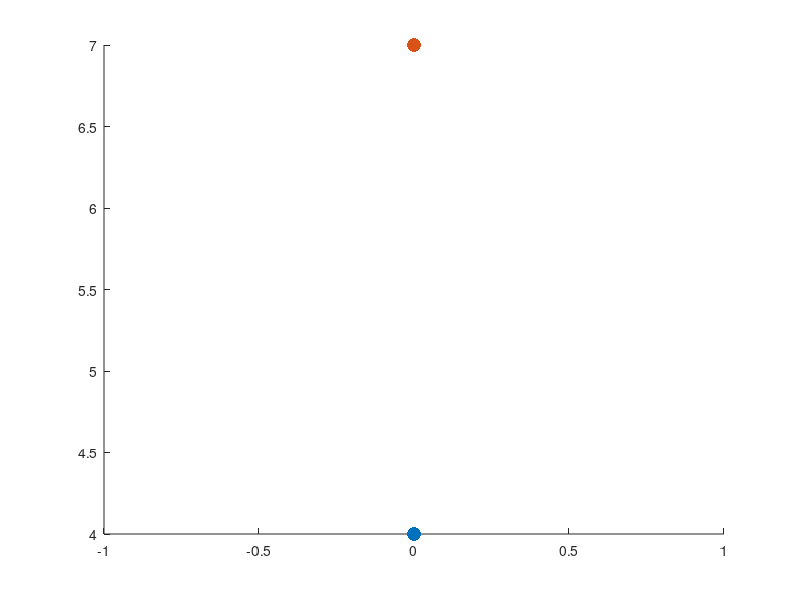

The MATLAB script that drew this image: (Note: this script raises an error after producing the figure.)
%% DESCRIPTION
% this version gives the right alpha1 and alpha2 for actual control, but
% the graph of this one doesn't corretly show the rotation of second stage,
% which will needs further modification

% the logic of code of this version is not very good, it considers [90,180]
% and [0,90] rotations as two different type. This is being improved in
% trajectory_clean_version.m where rotates [0,90] repeatedly to achieve all
% the angles



%% clean
clear all
clc


%% User INPUT

% start pose
start_pose = [0, 4];

% goal pose, assume x = 0 all the time
goal_angle = 180; 
if goal_angle > 180 && goal_angle <= 360
    goal_angle = goal_angle - 360; % rotate anticlockwise
elseif goal_angle > 360
    disp("Invalid angle input. Enter an angle that's within [-180, 360]")
end
goal_pose = [0, 7, deg2rad(goal_angle-45)];
% positive is clockwise
% [0,90] -> [-45,45]负值由右往左转得到, 正值由左往右转得到
% [0,-90] -> 由左往右 [270, 360]会按anticlockwise rotate来
% [90,180] -> 转两周
% [-90,-180] -> 转两周


%% Parameters (unit: cm, degree)

% pad width, assume together for now
pad_thick = 0;


% object infor
L = 2; % square side length
square_diagonal = L * sqrt(2);

% finger width
W = 2; % finger_width = finger_width + 2 * rubber_width
FL = 10; % finger_length

% base seperation
d = L+W; % base_seperate
base_left = [-d/2, 0];
base_right = [d/2, 0];
base_d = base_right(1) - base_left(1);

alpha1_LIMIT = deg2rad([20 160]); % NEED to find more reasonable figure
alpha2_LIMIT = deg2rad([20 160]);


%% Plot start and end point
scatter(start_pose(1), start_pose(2), 100, 'filled');
hold on;
scatter(goal_pose(1), goal_pose(2), 100, 'filled');
hold on;


%% Check if rotation needed
disp("Rotation Check")
fprintf("Rotate %d degree.\n",goal_angle)

rotate_small = mod(abs(goal_angle),90);
% disp(rotate_small);
rotate_90 = (abs(goal_angle)-rotate_small)/90;
% disp(rotate_90);


%% rotation between 90 to 180 or -90 to -180
if rotate_90 >= 1 && rotate_small > 0

    if goal_angle > 0 % Rotate from right to left
        disp("Rotate twice, clockwise")
        plotStartPos(start_pose, L, W, base_left, base_right);
        disp("SSSRSSSR, Clockwise Rotation")

        % rotate 90 degree
        goal_pose_1 = [goal_pose(1),goal_pose(2)*2/3,deg2rad(90-45)];
        [alpha1_rotate_1, alpha2_rotate_1, centre1,motor_angle_1] = get_R2L_Rotate_StartPos(square_diagonal, goal_pose_1, d, W, L, base_left, base_right);
        get_alpha_for_slide(centre1, start_pose, base_left, base_right, base_d, FL)
        scatter(goal_pose_1(1), goal_pose_1(2), 100, 'filled');
        hold on;

        % obtain second rotate start pos
        goal_pose_2 = [goal_pose(1),goal_pose(2),goal_pose(3)-pi/2];
        [alpha1_rotate_2, alpha2_rotate_2, centre2,motor_angle_2] = get_R2L_Rotate_StartPos(square_diagonal, goal_pose_2, d, W, L, base_left, base_right);
        get_alpha_for_slide(centre2, goal_pose_1(1:2), base_left, base_right, base_d, FL)

    elseif goal_angle < 0
        disp("Rotate twice, anticlockwise")
        plotStartPos(start_pose, L, W, base_left, base_right);
        disp("SSSRSSSR, Clockwise Rotation")
        
        % rotate 90 degree

        % obtain second rotate start pos


    else 
        disp("Error")
    end

%% without rotation or rotation between -90 to 90 && rotate 180
else 

    if goal_angle > 0 && goal_angle <= 90 % 0 to 90

        plotStartPos(start_pose, L, W, base_left, base_right);
        disp("SSSR, Clockwise Rotation") 
        [alpha1_rotate, alpha2_rotate, centre1] = get_R2L_Rotate_StartPos(square_diagonal, goal_pose, d, W, L, base_left, base_right);
        goal_pose = [centre1, goal_pose(3)];
        % disp("Rotation Check Complete")
        get_alpha_for_slide(goal_pose, start_pose, base_left, base_right, base_d, FL)

        
    elseif goal_angle < 0 && goal_angle >= -90 % 0 to -90
        
        disp("SSSR, Anticlockwise Rotation")
        [alpha1_rotate, alpha2_rotate, centre1] = get_L2R_Rotate_StartPos(square_diagonal, goal_pose, d, W, L, base_left, base_right);
        goal_pose = [centre1, goal_pose(3)];
        % disp("Rotation Check Complete1")
        get_alpha_for_slide(goal_pose, start_pose, base_left, base_right, base_d, FL)

    elseif goal_angle == 0 % no rotation
        
        plotStartPos(start_pose, L, W, base_left, base_right);
        disp("SSS")
        disp("No rotation")
        get_alpha_for_slide(goal_pose, start_pose, base_left, base_right, base_d, FL)

    elseif abs(goal_angle) == 180 % rotate 180

        plotStartPos(start_pose, L, W, base_left, base_right);
        disp("SSSRSSSR, Clockwise Rotation")

        goal_pose_1 = [goal_pose(1),goal_pose(2)*2/3,deg2rad(90-45)];
        [alpha1_rotate_1, alpha2_rotate_1, centre1,motor_angle_1] = get_R2L_Rotate_StartPos(square_diagonal, goal_pose_1, d, W, L, base_left, base_right);
        get_alpha_for_slide(centre1, start_pose, base_left, base_right, base_d, FL)
        scatter(goal_pose_1(1), goal_pose_1(2), 100, 'filled');
        hold on;

        % obtain second rotate start pos
        goal_pose_2 = [goal_pose(1),goal_pose(2),deg2rad(90-45)];
        [alpha1_rotate_2, alpha2_rotate_2, centre2,motor_angle_2] = get_R2L_Rotate_StartPos(square_diagonal, goal_pose_2, d, W, L, base_left, base_right);
        get_alpha_for_slide(centre2, goal_pose_1(1:2), base_left, base_right, base_d, FL)


        % get_angle_for_rotate_pos(motor_angle1);
        % rotate_angle = pi/4 + (pi/4 - (pi/2 - motor_angle1(2)));
        % rotate_1_pos = [centre1, rotate_angle];
        % obtain second rotate start pos
        
    
 

        % goal_pose = [centre1, goal_pose(3)];

    else 
        disp("Error")
        
    end

end 

% if rotate_goal_pose(1) < 0 , PT

% if rotate_goal_pose(2) > 0 , TP


% %% start&end pos pre-process
% r_start = sqrt((start_pose(1)-base_left(1))^2 + start_pose(2)^2);
% r_goal_from_right = sqrt((goal_pose(1)-base_right(1))^2 + goal_pose(2)^2);
% r_goal_from_left = sqrt((goal_pose(1)-base_left(1))^2 + goal_pose(2)^2);
% 
% 
% 
% %% movement identification - only for movements with start pose lower than goal pose
% 
% if r_goal_from_right > FL || r_goal_from_left > FL
%     disp(r_goal_from_right)
%     disp(r_goal_from_left)
%     disp("Invalid Coordinate. Unreachable. Check.")
% 
% elseif goal_pose(1:2) == start_pose()
%     disp("no movement")
% 
% elseif r_goal_from_left == r_start 
%     disp("One Slide")
%     disp("Control Mode: T,P")
%     disp("High Friction Sequence: L")
% 
%     alpha1_start = findalpha1(start_pose,base_left);
%     alpha1_end = findalpha1(goal_pose,base_left);
% 
%     plotArch (r_start,base_left,pi-alpha1_start,pi-alpha1_end);
%     hold on;
% 
% elseif r_goal_from_right < (base_d + r_start)
%     disp("Two Slides")
%     disp("Control Mode: T,P")
%     disp("High Friction Sequence: L, R")
% 
%     r_goal = r_goal_from_right;
% 
%     alpha1_start = findalpha1(start_pose,base_left);
%     alpha2_end = findalpha2(goal_pose,base_right);
% 
%     alpha1_mid = pi - acos( (-r_goal^2 + r_start^2 + base_d^2) / (2*r_start*base_d) );
%     alpha2_mid = pi - acos((r_goal^2 + base_d^2 - r_start^2) / (2*base_d*r_goal));
% 
%     plotArch (r_start,base_left,pi-alpha1_start,pi-alpha1_mid);
%     hold on;
%     plotArch (r_goal,base_right,alpha2_end,alpha2_mid);
%     hold on;
% 
% elseif r_goal_from_right > (base_d + r_start) && goal_pose(1) < 0
%     % if three slides AND rotate_start_pos is on the negative x-axis
%     % choose this way of slide
% 
%     disp("Three Slides")
%     disp("Control Mode: T,P")
%     disp("High Friction Sequence: L, R, L")
% 
%     r_goal = r_goal_from_left;
% 
%     %alpha1 = findShortRoute(r_start, r_goal, base_d, base_left,start_pose,goal_pose);
% 
%     a = 1; % need to know how to obtain the best a value
%     b = sqrt(r_start^2-a^2);
%     r_mid = sqrt( (a+base_d)^2 + (b)^2 );
% 
%     alpha1_start = findalpha1(start_pose,base_left);
%     alpha1_end = findalpha1(goal_pose,base_left);
% 
%     alpha1_mid1 = pi - acos( (r_start^2 + base_d^2 - r_mid^2) / (2*r_start*base_d) );
%     alpha2_mid1 = pi - acos( (-r_start^2 + base_d^2 + r_mid^2) / (2*r_mid*base_d) );
% 
%     alpha1_mid2 = pi - acos( (-r_mid^2 + base_d^2 + r_goal^2) / (2*r_goal*base_d) );
%     alpha2_mid2 = pi - acos( (r_mid^2 + base_d^2 - r_goal^2) / (2*r_mid*base_d) );
% 
%     plotArch (r_start,base_left,pi-alpha1_start,pi-alpha1_mid1);
%     hold on;
%     plotArch (r_mid,base_right,alpha2_mid2,alpha2_mid1);
%     hold on;
%     plotArch (r_goal,base_left,pi-alpha1_end,pi-alpha1_mid2);
%     hold on;
% 
% else 
%     disp("Error")
% end



%% plotting setting
xlim([-10 10]);      % set x-axis limits
ylim([-5 10]);      % set y-axis limits
axis equal;
grid on;


%% Basic functions
function [] = plotArch (radius, origin, start_angle, end_angle)
    % Generate a set of angles to plot the circle
    theta = linspace(start_angle, end_angle, 100);
    
    % Calculate the x and y coordinates of the circle
    x = origin(1) + radius * cos(theta);
    y = origin(2) + radius * sin(theta);
    
    % Plot the circle
    plot(x, y, 'k', 'LineWidth', 2);
end

function angle = findalpha2(coord, base_right)
    x = coord(1);
    y = coord(2);
    angle = abs(atan( y / (base_right(1) - x) ));
    if x < base_right(1)
        angle = pi - angle; 
    end
end

function angle = findalpha1(coord, base_left)
    x = coord(1);
    y = coord(2);
    angle = atan( y / (base_left(1) - x) );
    if x > base_left(1)
        angle = pi + angle; 
    end
end

function [center, distance_to_base, angle_to_base] = getCentreInfor (square_four_points, base_right, base_left)
    % Define the coordinates of the four vertices of the square
    A = square_four_points(1,:); % Replace x1 and y1 with the x and y coordinates of vertex A
    B = square_four_points(2,:); % Replace x2 and y2 with the x and y coordinates of vertex B
    C = square_four_points(3,:); % Replace x3 and y3 with the x and y coordinates of vertex C
    D = square_four_points(4,:); % Replace x4 and y4 with the x and y coordinates of vertex D
    
    % Compute the midpoint of each pair of opposite vertices
    M_AB = (A + B) / 2;
    M_BC = (B + C) / 2;
    M_CD = (C + D) / 2;
    M_DA = (D + A) / 2;
    
    % Calculate the average of the four center points
    center = (M_AB + M_BC + M_CD + M_DA) / 4;
    
    centre_to_baseR = sqrt((base_right(1)-center(1))^2 + (center(2))^2);
    centre_to_baseL = sqrt((base_left(1)-center(1))^2 + (center(2))^2);

    angle_to_baseR = atan( center(2) / (base_right(1)-center(1)) );
    angle_to_baseL = atan( center(2) / (base_left(1)-center(1)) );

    distance_to_base = [centre_to_baseL; centre_to_baseR];
    angle_to_base = [angle_to_baseL, angle_to_baseR];
end

function [] = plotStartPos(start_pose, L, W, base_left, base_right)
    %start pos process
    % a_start = [start_pose(1)-square_diagonal/2*cos(start_pose(3)) start_pose(2)+square_diagonal/2*sin(goal_pose(3))];
    % b_start = [start_pose(1)+square_diagonal/2*cos(start_pose(3)) start_pose(2)-square_diagonal/2*sin(goal_pose(3))];

    a_start = [start_pose(1)-L/2,start_pose(2)-L/2];
    b_start = [start_pose(1)+L/2,start_pose(2)+L/2]; 

    alpha1_start = findalpha1(start_pose,base_left);
    alpha2_start = findalpha2(start_pose,base_right);
    
    b_length_start = sqrt((W/2)^2 + b_start(2)^2);
    a_length_start = sqrt((W/2)^2 + a_start(2)^2);
    
    left_offset = atan((W/2)/a_start(2));
    right_offset = atan((W/2)/b_start(2));

    motor_angle_start = [alpha1_start-left_offset, alpha2_start-right_offset];
    
    %plot start pos square
    
    square_coord_start = [a_start;
        b_start(1),a_start(2);
        b_start;
        a_start(1), b_start(2);
        a_start;
        b_start;
        ];
    
    plot(square_coord_start(:,1), square_coord_start(:,2), 'g', 'LineWidth', 0.5);
    hold on;


    Left_touch_line = [base_left; a_start];
    plot(Left_touch_line(:,1), Left_touch_line(:,2),'r', 'LineWidth', 0.5);
    hold on;

    Right_touch_line = [base_right; b_start];
    plot(Right_touch_line(:,1), Right_touch_line(:,2),'r', 'LineWidth', 0.5)
    hold on;

    [centre_start, distance_to_base_start, angle_to_base_start] = getCentreInfor(square_coord_start(1:4,:), base_right, base_left);
    hold on;

    triangle_start = [
        b_start;
        centre_start;
        a_start(1), b_start(2)
        ];
    plot(triangle_start(:,1), triangle_start(:,2), 'k', 'LineWidth', 0.5);
    hold on;
end


%% rotate from positive x-axis to any other place that's on the left side of 
% the finger
function [alpha1_rotate, alpha2_rotate, centre1,motor_angle1] = get_R2L_Rotate_StartPos(square_diagonal, goal_pose, d, W, L, base_left, base_right)
    
    a_goal = [goal_pose(1)-square_diagonal/2*cos(goal_pose(3)) goal_pose(2)+square_diagonal/2*sin(goal_pose(3))];
    b_goal = [goal_pose(1)+square_diagonal/2*cos(goal_pose(3)) goal_pose(2)-square_diagonal/2*sin(goal_pose(3))];
    
    % length and angle of the line connect actuator centre and touch point
    a_length_goal = sqrt((a_goal(1)+d/2)^2+a_goal(2)^2);
    b_length_goal = sqrt((b_goal(1)-d/2)^2+b_goal(2)^2);

    left_angle = findalpha1(a_goal, base_left);
    right_angle = findalpha2(b_goal, base_right);
      
    % offset due to thickness of gripper
    left_angle_offset = asin( (W/2) /a_length_goal);
    right_angle_offset = asin( (W/2) /b_length_goal);    
    
    theta1 = asin((W/2)/b_length_goal);
    theta2 = theta1 + pi/4;
    l1 = sqrt( (square_diagonal)^2 + (b_length_goal)^2 - (cos(theta2)*2*square_diagonal*b_length_goal) );
    theta3 = acos( ((d)^2 + (a_length_goal)^2 - (l1)^2) / (2*d*a_length_goal));
    alpha1_rotate = pi - theta3;
    left_motor_angle1 = alpha1_rotate - left_angle_offset;
    
    theta4 = acos( ((l1)^2+(square_diagonal)^2-(b_length_goal)^2) / (2*l1*square_diagonal) );
    theta5 = acos( ((a_length_goal)^2 + (l1)^2 - (d)^2) / (2*a_length_goal*l1));
    right_motor_angle1 = pi - (2*pi - theta3 - theta4 - theta5 - pi/4);
    alpha2_rotate = right_motor_angle1 + right_angle_offset;
    
    motor_angle1 = [left_motor_angle1, right_motor_angle1];
    
    %a1 = [base_left(1) + a_length*cos(theta3), base_left(2) + a_length*sin(theta3)];
    a1 = [base_left(1) - a_length_goal*cos(alpha1_rotate), base_left(2) + a_length_goal*sin(alpha1_rotate)];
    b1 = [base_right(1) + b_length_goal*cos(alpha2_rotate), base_right(2) + b_length_goal*sin(alpha2_rotate)];
    b_low1 = [b1(1)-L*cos(right_motor_angle1), b1(2)-L*sin(right_motor_angle1)];
    
    % b_low_length_rotate = sqrt((b_low1(1)-base_right(1))^2+b_low1(2)^2);
    % a1_length_rotate = sqrt((a1(1)-base_left(1))^2+a1(2)^2);
    % 
    % a1_baseR_radius = sqrt((base_right(1)-a1(1))^2 + (a1(2))^2);
    % a1_baseR_degree = atan((a1(2))/(base_right(1)-a1(1)));
    
    % Square
    square_coord_rotate = [a1;
        b1(1)-L*cos(right_motor_angle1), b1(2)-L*sin(right_motor_angle1);
        b1;
        b1(1)-L*sin(right_motor_angle1), b1(2)+L*cos(right_motor_angle1);
        a1;
        b1;
        ];
    
    square_coord_goal = [a_goal; 
    a_goal(1) + L*sin((pi/4)-goal_pose(3)), a_goal(2) - L*cos((pi/4)-goal_pose(3));
    b_goal;
    b_goal(1) - L*sin((pi/4)-goal_pose(3)), b_goal(2) + L*cos((pi/4)-goal_pose(3));
    a_goal;
    b_goal;
    ];
    
    plot(square_coord_rotate(:,1), square_coord_rotate(:,2), 'b-', 'LineWidth', 0.5);
    hold on;
    plot(square_coord_goal(:,1), square_coord_goal(:,2), 'b-', 'LineWidth', 0.5);
    hold on;

    % touch lines
    Left_touch_line = [base_left; a1];
    plot(Left_touch_line(:,1), Left_touch_line(:,2),'r', 'LineWidth', 0.5);
    hold on;

    Right_touch_line = [base_right; b1];
    plot(Right_touch_line(:,1), Right_touch_line(:,2),'r', 'LineWidth', 0.5)
    hold on;
    
    Left_touch_line = [base_left;
    base_left(1) - a_length_goal*cos(left_angle), base_left(2) + a_length_goal*sin(left_angle)];
    plot(Left_touch_line(:,1), Left_touch_line(:,2),'r', 'LineWidth', 0.5)
    hold on;
    
    Right_touch_line = [base_right;
        base_right(1) + b_length_goal*cos(right_angle), base_right(2) + b_length_goal*sin(right_angle)];
    plot(Right_touch_line(:,1), Right_touch_line(:,2),'r', 'LineWidth', 0.5)
    hold on;

    % get centre
    [centre1, distance_to_base1, angle_to_base1] = getCentreInfor(square_coord_rotate(1:4,:), base_right, base_left);
    scatter(centre1(1), centre1(2), 100, 'filled');
    hold on;

    [centre_goal, distance_to_base_goal, angle_to_base_goal] = getCentreInfor(square_coord_goal(1:4,:), base_right, base_left);
    scatter(centre1(1), centre1(2), 100, 'filled');
    hold on;
    
    % direction 
    triangle = [b1;
        centre1;
        b1(1)-L*sin(right_motor_angle1), b1(2)+L*cos(right_motor_angle1)
        ];
    plot(triangle(:,1), triangle(:,2), 'k', 'LineWidth', 0.5);
    hold on;

    triangle_goal = [b_goal;
        centre_goal
        b_goal(1) - L*sin((pi/4)-goal_pose(3)), b_goal(2) + L*cos((pi/4)-goal_pose(3));
        ];
    plot(triangle_goal(:,1), triangle_goal(:,2), 'k', 'LineWidth', 0.5);
    hold on;
end

%% rotate from negative x-axis to any other place that's on the right side of 
% the finger
function [alpha1_rotate, alpha2_rotate, centre1] = get_L2R_Rotate_StartPos(square_diagonal, goal_pose, d, W, L, base_left, base_right)
    angle = -(goal_pose(3)+pi/4) - pi/4;

    a_goal = [goal_pose(1)-square_diagonal/2*cos(angle) goal_pose(2)-square_diagonal/2*sin(angle)];
    b_goal = [goal_pose(1)+square_diagonal/2*cos(angle) goal_pose(2)+square_diagonal/2*sin(angle)];

    % length and angle of the line connect actuator centre and touch point
    a_length_goal = sqrt((a_goal(1)-(-d/2))^2+a_goal(2)^2);
    b_length_goal = sqrt((b_goal(1)-d/2)^2+b_goal(2)^2);
      
    % offset due to thickness of gripper
    left_angle_offset = asin( (W/2) /a_length_goal);
    right_angle_offset = asin( (W/2) /b_length_goal);   
    
    alpha1_goal = findalpha1(a_goal, base_left);
    alpha2_goal = findalpha2(b_goal, base_right);
    

    % Calculate two alphas and motor angle
    theta1 = asin((W/2)/a_length_goal);
    theta2 = theta1 + pi/4;
    l1 = sqrt( (square_diagonal)^2 + (a_length_goal)^2 - (cos(theta2)*2*square_diagonal*a_length_goal) );
    alpha2_rotate = pi - acos( ((d)^2 + (b_length_goal)^2 - (l1)^2) / (2*d*b_length_goal));

    theta4 = acos( ( (l1)^2+(a_length_goal)^2-(square_diagonal)^2 ) / (2*l1*a_length_goal) );
    theta5 = acos( ((d)^2 + (l1)^2 - (b_length_goal)^2) / (2*d*l1));
    alpha1_rotate = pi - theta4 - theta5;

    right_motor_angle = alpha2_rotate - right_angle_offset;
    left_motor_angle = alpha1_rotate - left_angle_offset;
    motor_angle1 = [left_motor_angle, right_motor_angle];
    
    %a1 = [base_left(1) + a_length*cos(theta3), base_left(2) + a_length*sin(theta3)];
    a1 = [base_left(1) - a_length_goal*cos(alpha1_rotate), a_length_goal*sin(alpha1_rotate)];
    b1 = [base_right(1) - b_length_goal*cos(pi-alpha2_rotate), b_length_goal*sin(pi-alpha2_rotate)];
    % b_low1 = [b1(1)-L*cos(right_motor_angle), b1(2)-L*sin(right_motor_angle)];

    % touch lines
    Left_touch_line = [base_left; a1];
    plot(Left_touch_line(:,1), Left_touch_line(:,2),'r', 'LineWidth', 0.5);
    hold on;

    Right_touch_line = [base_right; b1];
    plot(Right_touch_line(:,1), Right_touch_line(:,2),'r', 'LineWidth', 0.5)
    hold on;
    
    Left_touch_line = [base_left;
    base_left(1) - a_length_goal*cos(alpha1_goal), base_left(2) + a_length_goal*sin(alpha1_goal)];
    plot(Left_touch_line(:,1), Left_touch_line(:,2),'r', 'LineWidth', 0.5)
    hold on;

    Right_touch_line = [base_right;
        base_right(1) + b_length_goal*cos(alpha2_goal), base_right(2) + b_length_goal*sin(alpha2_goal)];
    plot(Right_touch_line(:,1), Right_touch_line(:,2),'r', 'LineWidth', 0.5)
    hold on;

    % Square
    square_coord_rotate = [a1;
        a1(1)+L*cos(left_motor_angle), a1(2)-L*sin(left_motor_angle);
        b1;
        b1(1)-L*cos(left_motor_angle), b1(2)+L*sin(left_motor_angle);
        a1;
        b1;
        ];
    
    square_coord_goal = [a_goal; 
        a_goal(1) + L*cos((pi/4)-angle), a_goal(2) - L*sin((pi/4)-angle);
        b_goal;
        b_goal(1) - L*cos((pi/4)-angle), b_goal(2) + L*sin((pi/4)-angle);
        a_goal;
        b_goal;
    ];
    
    plot(square_coord_rotate(:,1), square_coord_rotate(:,2), 'b-', 'LineWidth', 0.5);
    hold on;
    plot(square_coord_goal(:,1), square_coord_goal(:,2), 'b-', 'LineWidth', 0.5);
    hold on;

    % get centre
    [centre1, distance_to_base1, angle_to_base1] = getCentreInfor(square_coord_rotate(1:4,:), base_right, base_left);
    scatter(centre1(1), centre1(2), 100, 'filled');
    hold on;

    [centre_goal, distance_to_base1, angle_to_base1] = getCentreInfor(square_coord_goal(1:4,:), base_right, base_left);
    scatter(centre_goal(1), centre_goal(2), 100, 'filled');
    hold on;
    
    % direction 
    triangle = [
        b1(1)-L*cos(left_motor_angle), b1(2)+L*sin(left_motor_angle);
        centre1;
        a1;
        ];
    plot(triangle(:,1), triangle(:,2), 'r', 'LineWidth', 0.5);
    hold on;

    triangle_goal = [
        b_goal(1) - L*cos((pi/4)-angle), b_goal(2) + L*sin((pi/4)-angle);
        centre_goal;
        a_goal;
        ];
    plot(triangle_goal(:,1), triangle_goal(:,2), 'r', 'LineWidth', 0.5);
    hold on;

end

%% Slide
function [] = get_alpha_for_slide(goal_pose, start_pose, base_left, base_right, base_d, FL)
    r_start = sqrt((start_pose(1)-base_left(1))^2 + start_pose(2)^2);
    r_goal_from_right = sqrt((goal_pose(1)-base_right(1))^2 + goal_pose(2)^2);
    r_goal_from_left = sqrt((goal_pose(1)-base_left(1))^2 + goal_pose(2)^2);

    if r_goal_from_right > FL || r_goal_from_left > FL
        disp(r_goal_from_right)
        disp(r_goal_from_left)
        disp("Invalid Coordinate. Unreachable. Check.")
    
    elseif goal_pose(1:2) == start_pose()
        disp("no movement")
    
    elseif r_goal_from_left == r_start 
        disp("One Slide")
        disp("Control Mode: T,P")
        disp("High Friction Sequence: L")
    
        alpha1_start = findalpha1(start_pose,base_left);
        alpha1_end = findalpha1(goal_pose,base_left);
    
        plotArch (r_start,base_left,pi-alpha1_start,pi-alpha1_end);
        hold on;
    
    elseif r_goal_from_right < (base_d + r_start)
        disp("Two Slides")
        disp("Control Mode: T,P")
        disp("High Friction Sequence: L, R")
    
        r_goal = r_goal_from_right;
    
        alpha1_start = findalpha1(start_pose,base_left);
        alpha2_end = findalpha2(goal_pose,base_right);
    
        alpha1_mid = pi - acos( (-r_goal^2 + r_start^2 + base_d^2) / (2*r_start*base_d) );
        alpha2_mid = pi - acos((r_goal^2 + base_d^2 - r_start^2) / (2*base_d*r_goal));
    
        plotArch (r_start,base_left,pi-alpha1_start,pi-alpha1_mid);
        hold on;
        plotArch (r_goal,base_right,alpha2_end,alpha2_mid);
        hold on;
    
    elseif r_goal_from_right > (base_d + r_start) && goal_pose(1) < 0
        % if three slides AND rotate_start_pos is on the negative x-axis
        % choose this way of slide
    
        disp("Three Slides")
        disp("Control Mode: T,P")
        disp("High Friction Sequence: L, R, L")
    
        r_goal = r_goal_from_left;
    
        %alpha1 = findShortRoute(r_start, r_goal, base_d, base_left,start_pose,goal_pose);
    
        a = 1; % need to know how to obtain the best a value
        b = sqrt(r_start^2-a^2);
        r_mid = sqrt( (a+base_d)^2 + (b)^2 );
    
        alpha1_start = findalpha1(start_pose,base_left);
        alpha1_end = findalpha1(goal_pose,base_left);
    
        alpha1_mid1 = pi - acos( (r_start^2 + base_d^2 - r_mid^2) / (2*r_start*base_d) );
        alpha2_mid1 = pi - acos( (-r_start^2 + base_d^2 + r_mid^2) / (2*r_mid*base_d) );
    
        alpha1_mid2 = pi - acos( (-r_mid^2 + base_d^2 + r_goal^2) / (2*r_goal*base_d) );
        alpha2_mid2 = pi - acos( (r_mid^2 + base_d^2 - r_goal^2) / (2*r_mid*base_d) );
    
        plotArch (r_start,base_left,pi-alpha1_start,pi-alpha1_mid1);
        hold on;
        plotArch (r_mid,base_right,alpha2_mid2,alpha2_mid1);
        hold on;
        plotArch (r_goal,base_left,pi-alpha1_end,pi-alpha1_mid2);
        hold on;
    
    else 
        disp("Error")
    end
end


function [isok] = checkLimit(alpha1, alpha2, alpha1_LIMIT, alpha2_LIMIT)
    if alpha1 > alpha1_LIMIT(1) || alpha2 > alpha2_LIMIT(1) || alpha1 < alpha1_LIMIT(2) || alpha2 < alpha2_LIMIT(2)
        isok = 0;
    end   
    isok = 1;
end
